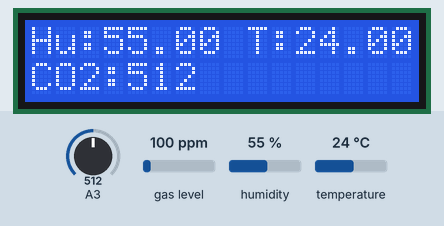
A sketch run on a simulated Arduino Uno, built with avr-gcc and run on an emulated ATmega328P. Shown: 16×2 character LCD. The inputs (shaded band) are chosen by the test bench; at power-on: humidity 55 %, A3 = 512, temperature 24 °C, gas level 100 ppm. What the sketch prints to the serial monitor is not drawn.

Above: at 1.7 s.
1.8 s: humidity set to 22 %
At 4.1 s:
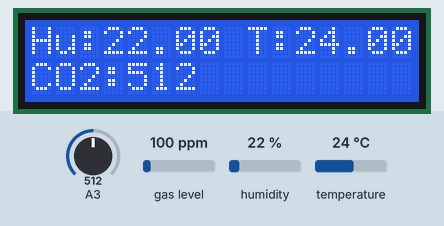
5.8 s: A3 set to 716
At 7.0 s:
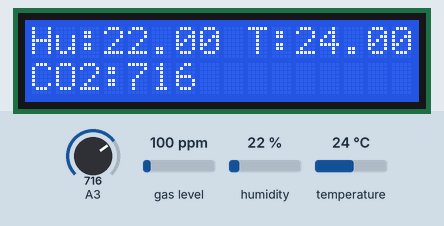
9.8 s: temperature set to 12 °C
At 13.9 s:
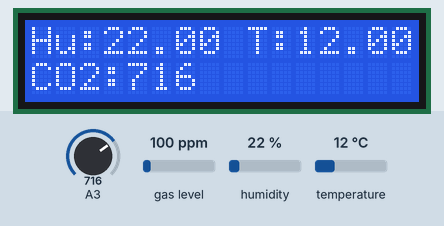
14.3 s: A3 set to 992
At 16.8 s:
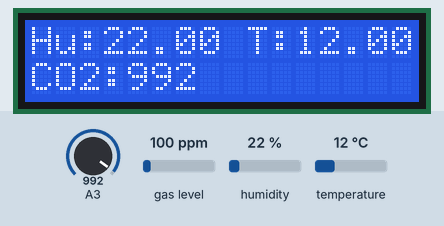
18.3 s: humidity set to 40 %
At 19.6 s:
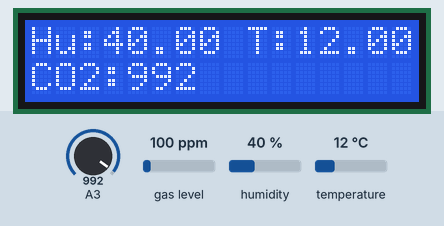
22.3 s: A3 set to 306
At 25.3 s:
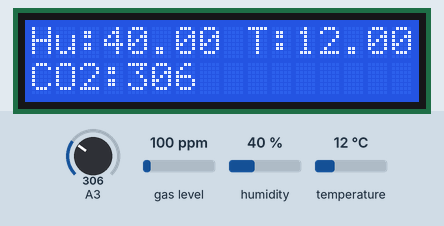
Timing chart, 0 to 26.8 s (numbered marks = the images above; inputs shaded):
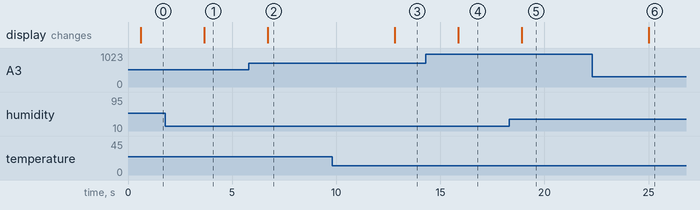

The sketch:

collecting_sensor_data_in_arduino.ino
```cpp
#include <MQ2.h>
#include <Wire.h>
#include <LiquidCrystal_I2C.h>
#include "dht.h"
#define dht_apin 2

dht DHT;

// Necessary variables
const int Analog_Input = A0;
int lpg, co, smoke;
//----------------------------------------

// Instantiating the LCD
LiquidCrystal_I2C lcd(0x27, 16, 2);
//----------------------------------------

// Instantiating MQ2
MQ2 mq2(Analog_Input);
//----------------------------------------

void setup() {

  // initialize the LCD and Serial monitor
  lcd.begin();
  Serial.begin(9600);

  // Turn on the LCD blacklight
  lcd.backlight();
  mq2.begin();
}


void loop() {

  // Reading from MQ2
  lpg = mq2.readLPG();

  // Reading from MQ135
  int airQuality = analogRead(A3);

  // Instantiating DHT11
  DHT.read11(dht_apin);

  // Printing on LCD
  lcd.setCursor(0,0);
  lcd.print("Hu:");
  lcd.print(DHT.humidity);
  lcd.print(" T:");
  lcd.print(DHT.temperature);
  lcd.setCursor(0,1);
  lcd.print("CO2:");
  lcd.print(airQuality);
  //----------------------------------------


  // Sending data to NodeMcu

  Serial.print(DHT.temperature);
  Serial.print("T");
  Serial.print(DHT.humidity);
  Serial.print("H");
  Serial.print(lpg);
  Serial.print("L");
  Serial.print(airQuality);
  Serial.print("C");

  delay(3000);

}
```

Measured:
- after the input at 1.8 s, the display: changes after 1.9 s (image 1)
- after the input at 5.8 s, the display: changes after 0.91 s (image 2)
- after the input at 9.8 s, the display: changes after 3.0 s (image 3)
- after the input at 14.3 s, the display: changes after 1.6 s (image 4)
- after the input at 18.3 s, the display: changes after 0.60 s (image 5)
- after the input at 22.3 s, the display: changes after 2.7 s (image 6)
